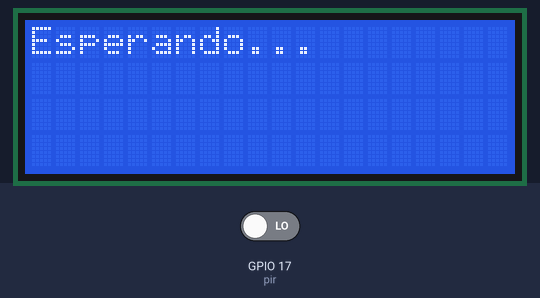
Bench run of a program on a simulated Raspberry Pi (BCM pin numbers). Parts: 20×4 character LCD. The test bench sets the inputs (shaded band); at power-on: GPIO 17 (pir) LOW. What the program prints to the terminal is not drawn.

Above: at 1.2 s.
1.3 s: GPIO 17 (pir) driven HIGH
At 2.7 s:
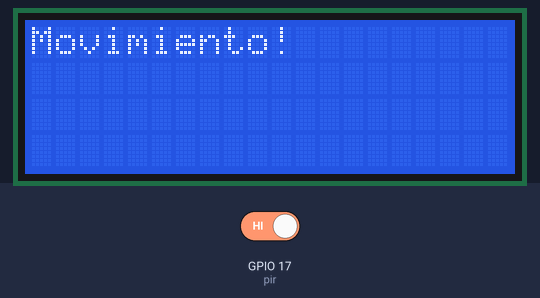
4.3 s: GPIO 17 (pir) driven LOW
At 5.9 s:
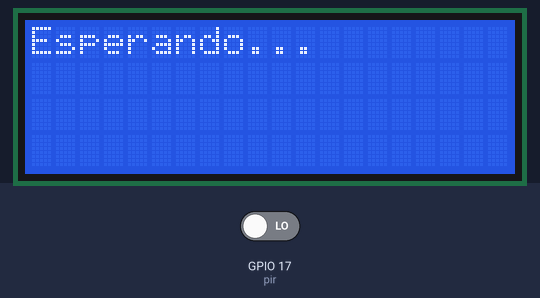
Timing chart, 0 to 7.4 s (numbered marks = the images above; inputs shaded):
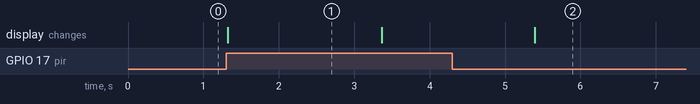

Measured:
- after the input at 1.3 s, the display: changes at once (image 1)
- after the input at 4.3 s, the display: changes after 1.1 s (image 2)
- what the display in image 1 shows lasts 2.1 s, from 1.3 s to 3.4 s

The program:

pye_ir.py
```python
from gpiozero import MotionSensor
from RPLCD.i2c import CharLCD
import time

# PIR en GPIO17 (Pin físico 11)
pir = MotionSensor(17, pin_factory=None)  # gpiozero detectará rpi-lgpio

# LCD en dirección 0x27
lcd = CharLCD('PCF8574', 0x27)

lcd.clear()
lcd.write_string("Esperando...")

try:
    while True:
        pir.wait_for_motion()
        lcd.clear()
        lcd.write_string("Movimiento!")
        print("Movimiento detectado")
        time.sleep(2)
        lcd.clear()
        lcd.write_string("Esperando...")

except KeyboardInterrupt:
    lcd.clear()
    lcd.write_string("Adios")
```
